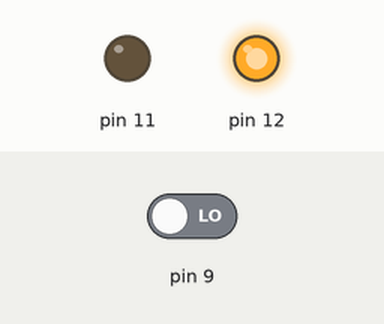
This sketch was run on a simulated Arduino Uno, built with avr-gcc and run on an emulated ATmega328P. On the bench: output pins drawn as LEDs (lit = HIGH). The inputs (shaded band) are chosen by the test bench; at power-on: pin 9 LOW.

Above: at 1.2 s.
1.3 s: pin 9 driven HIGH
At 2.2 s:
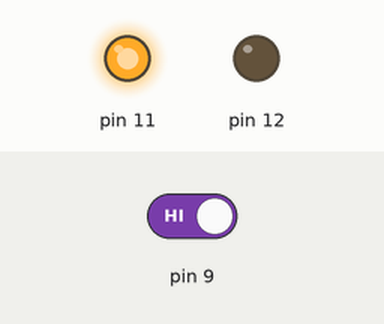
2.8 s: pin 9 driven LOW
At 3.7 s:
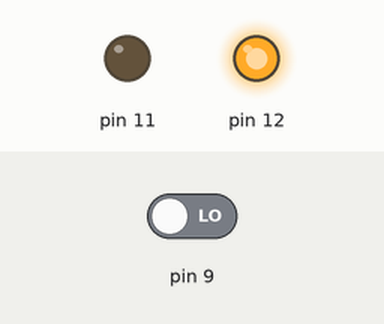
Timing chart, 0 to 5.8 s (numbered marks = the images above; inputs shaded):
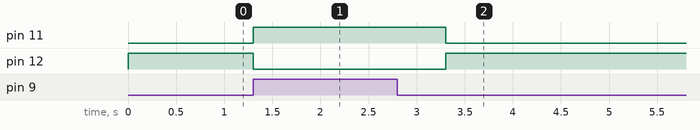

The sketch:

Sana_Yasamani_DC_Motors.ino
```cpp
void setup(){
  pinMode(11,OUTPUT);
  pinMode(12,OUTPUT);
 pinMode(9, INPUT);
}
void loop(){

if(digitalRead(9)==HIGH){
Serial.println("button on");
  digitalWrite(11,HIGH);
  digitalWrite(12,LOW);
  delay(1000);
} else {
Serial.println("button off");
  digitalWrite(11,LOW);
  digitalWrite(12,HIGH);
  delay(100);

}
}
```

Measured:
- after the input at 1.3 s, pin 11: LOW → HIGH at once; pin 12: HIGH → LOW at once
- after the input at 2.8 s, pin 11: HIGH → LOW after 0.50 s; pin 12: LOW → HIGH after 0.50 s
